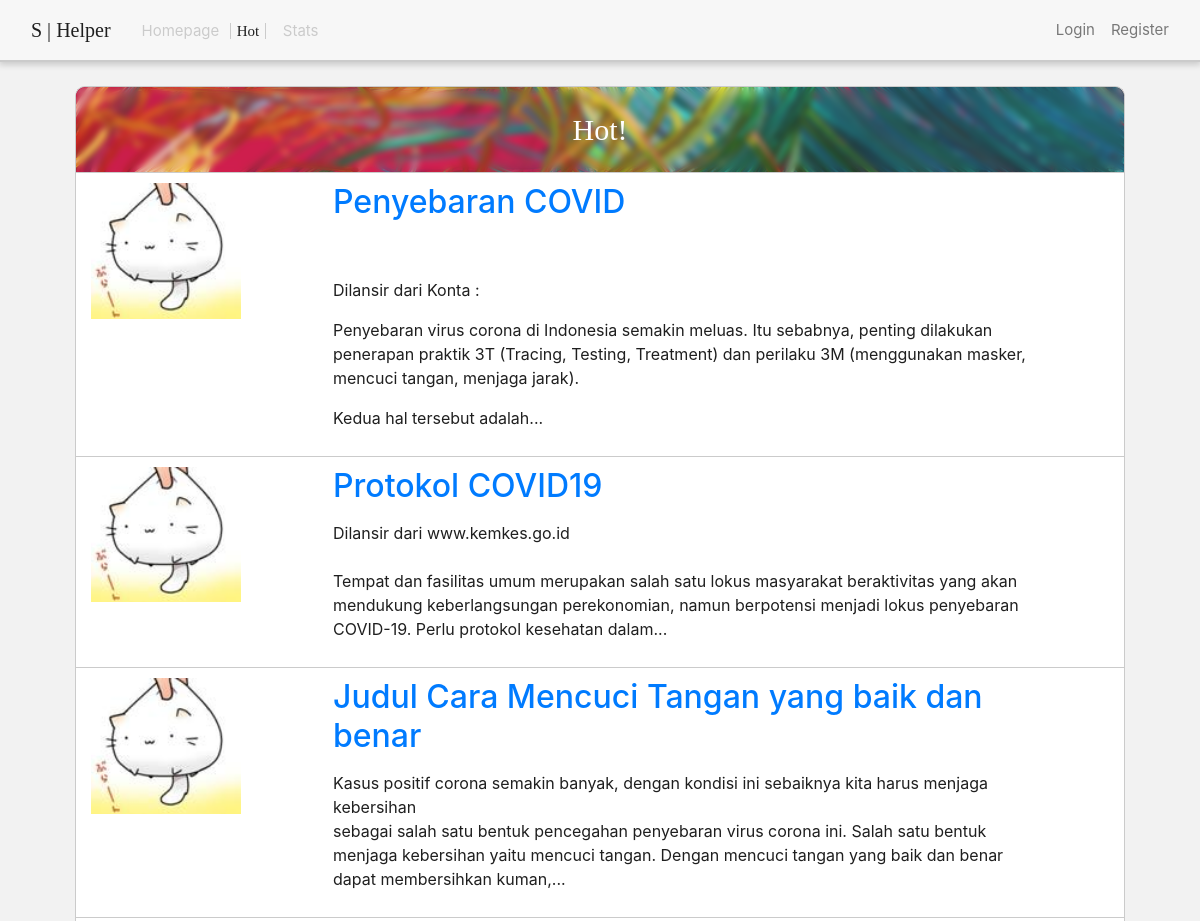
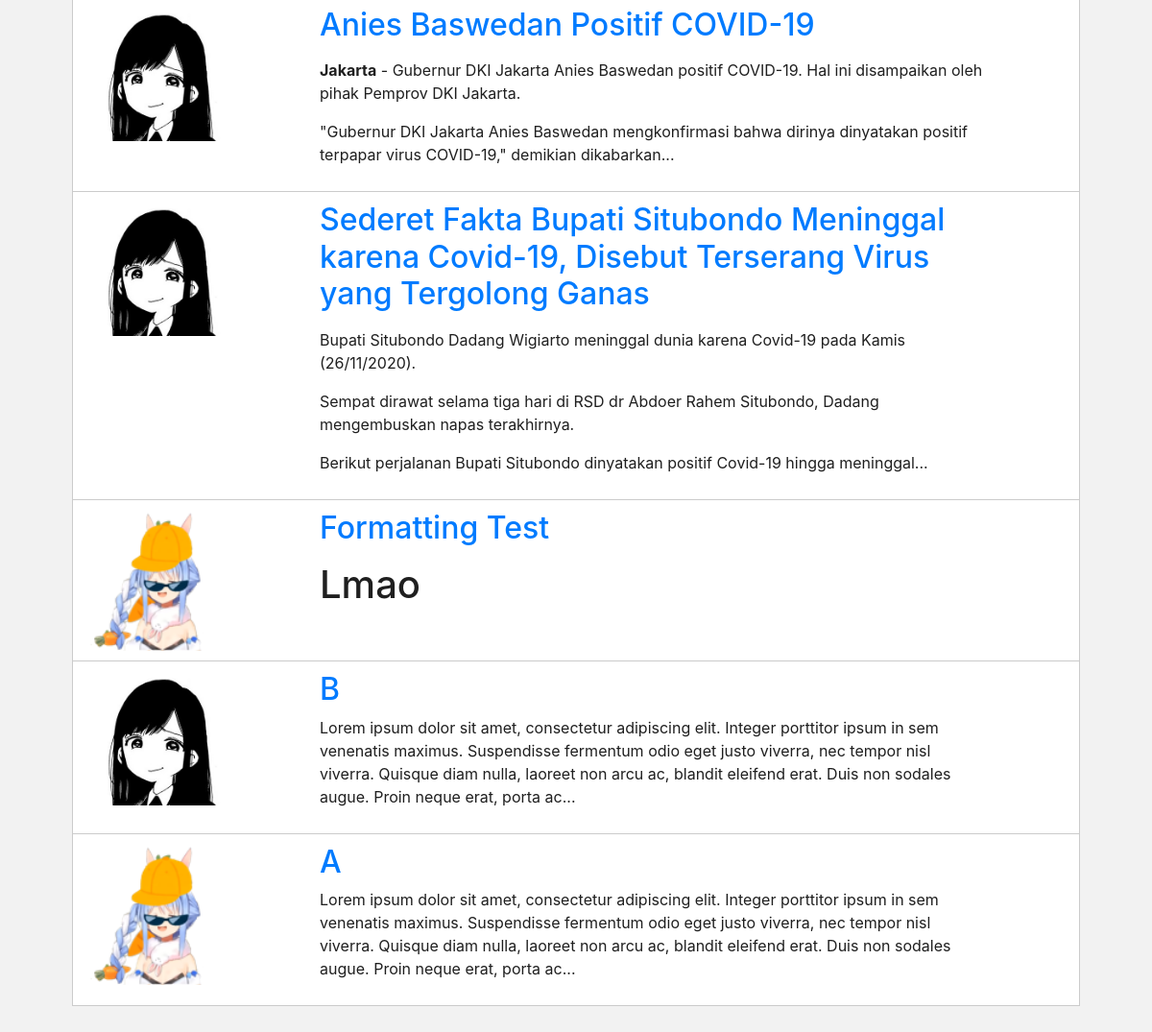
The app's page /hot with its own data (2 pictures, top to bottom).
### hub/models.py (models this page shows, shortened)
class Post(db.Model):
    id = db.Column(db.Integer, primary_key=True)
    title = db.Column(db.String(100), nullable=False)
    date_posted = db.Column(db.DateTime, nullable=False, default=datetime.utcnow)
    content = db.Column(db.Text, nullable=False)
    user_id = db.Column(db.Integer, db.ForeignKey('user.id'), nullable=False)

class User(db.Model, UserMixin):
    id = db.Column(db.Integer, primary_key=True)
    username = db.Column(db.String(20), unique=True, nullable=False)
    email = db.Column(db.String(120), unique=True, nullable=False)
    image_file = db.Column(db.String(20), nullable=False, default='default.jpg')
    password = db.Column(db.String(60), nullable=False)
    posts = db.relationship('Post', backref='author', lazy=True)

### hub/routes.py (the view)
@app.route('/hot')
def hot():
    return render_template(
        'hot.html',
        posts = Post.query.order_by(Post.date_posted.desc()).all(),
        )

### hub/templates/hot.html
{% extends 'no_sidebar.index.html' %}
{% block navbar %}
	<div class="cpx-15 button_cont">
		<a class="button_txt right_mar sf_semibold_sel dehigh" href="{{ url_for('front') }}">Homepage</a>
		<a class="button_txt middle_mar dehigh sf_semibold_sel button_txt sf_semibold_sel right_mar sf_semibold black_1f" href="{{ url_for('hot') }}">Hot</a>
		<a class="button_txt dehigh sf_semibold_sel left_mar" href="{{ url_for('stats') }}">Stats</a>
	</div>
{% endblock %}
{% block body %}
<div class="pt7-sh">
	<div class="hot_bgbg">
		<div class="backgore3 imag_pudding2 text-center">
			<p class="sf_semibold font_30 mb-0px white_font">Hot!</p>
		</div>
	</div>
    {% for post in posts %}
        <article class="media posts_bg row">
          <div class="col-md-3">
          	<img class="article_image" src="{{ url_for('static', filename='profile_pics/' + post.author.image_file) }}">
          </div>
          <div class="col-md-9">
            <h2><a class="" href="{{ url_for('post', post_id=post.id) }}">{{ post.title }}</a></h2>
            <p class="">{{ post.content | truncate(300) | safe  }}</p>
           </div>
        </article>
    {% endfor %}
</div>
{% endblock %}

### hub/static/customCss/shelper.css (style rules this page uses)
body { font-family: "SF Pro Display"; background-color: #F2F2F2; color: #1F1F1F; }
.button_txt { font-size: 15px; text-decoration: none; color: #787878; }
.button_cont { border: 1px solid rgba(203, 203, 203, 0); }
.cpx-15 { padding-right: 15px; padding-left: 15px; border-radius: 5px; }
.dehigh { color: #CBCBCB; }
.middle_mar { padding-right: 6px; padding-left: 6px; border-left: 1px solid #CBCBCB; border-right: 1px solid #CBCBCB; transition: 0.3s; }
.left_mar { margin-left: 6px; transition: 0.3s; }
.right_mar { margin-right: 6px; transition: 0.3s; }
.sf_semibold { color: #1F1F1F; text-decoration: none; font-family: "SF Pro Display Semibold"; }
.mb-0px { margin-bottom: 0px; }
.white_font { color: #FFFFFF; }
.pt7-sh { padding-top: 5.4rem; }
.posts_bg { background-color: white; border: 1px solid #CBCBCB; padding: 10px 80px 10px 0px; margin: 0px 0px -1px 0px; }
.font_30 { font-size: 30px; }
.imag_pudding2 { padding: 20px 50px 20px 50px; }
.backgore3 { background-color: rgba(200, 200, 200, 0.15); backdrop-filter: blur(3px); border-top-right-radius:10px; border-top-left-radius:10px; }
.article_image { width: 150px }
.hot_bgbg { background-image: url('/static/image/third.jpg'); border-top-right-radius:10px; border-top-left-radius:10px; background-size: 1300px 500px; background-repeat: no-repeat; background-position: center; border: 1px solid #CBCBCB; border-bottom: none; }

### records on screen
Post: image_file (picture), title "Penyebaran COVID", content "Dilansir dari Konta : Penyebaran virus corona di Indonesia semakin meluas. Itu sebabnya, penting dilakukan penerapan praktik 3T (Tracing, Testing, Treatment) dan perilaku 3M (menggunakan masker, mencuci tangan, menjaga jarak). Kedua hal tersebut adalah..."
Post: image_file (picture), title "Protokol COVID19", content "Dilansir dari www.kemkes.go.id Tempat dan fasilitas umum merupakan salah satu lokus masyarakat beraktivitas yang akan mendukung keberlangsungan perekonomian, namun berpotensi menjadi lokus penyebaran COVID-19. Perlu protokol kesehatan dalam..."
Post: image_file (picture), title "Judul Cara Mencuci Tangan yang baik dan benar", content "Kasus positif corona semakin banyak, dengan kondisi ini sebaiknya kita harus menjaga kebersihan sebagai salah satu bentuk pencegahan penyebaran virus corona ini. Salah satu bentuk menjaga kebersihan yaitu mencuci tangan. Dengan mencuci tangan yang baik dan benar dapat membersihkan kuman,..."
Post: image_file (placeholder picture), title "Anies Baswedan Positif COVID-19", content "Jakarta - Gubernur DKI Jakarta Anies Baswedan positif COVID-19. Hal ini disampaikan oleh pihak Pemprov DKI Jakarta. \"Gubernur DKI Jakarta Anies Baswedan mengkonfirmasi bahwa dirinya dinyatakan positif terpapar virus COVID-19,\" demikian dikabarkan..."
Post: image_file (placeholder picture), title "Sederet Fakta Bupati Situbondo Meninggal karena Covid-19, Disebut Terserang Virus yang Tergolong Ganas", content "Bupati Situbondo Dadang Wigiarto meninggal dunia karena Covid-19 pada Kamis (26/11/2020). Sempat dirawat selama tiga hari di RSD dr Abdoer Rahem Situbondo, Dadang mengembuskan napas terakhirnya. Berikut perjalanan Bupati Situbondo dinyatakan positif Covid-19 hingga meninggal..."
Post: image_file (picture), title "Formatting Test", content "Lmao"
Post: image_file (placeholder picture), title "B", content "Lorem ipsum dolor sit amet, consectetur adipiscing elit. Integer porttitor ipsum in sem venenatis maximus. Suspendisse fermentum odio eget justo viverra, nec tempor nisl viverra. Quisque diam nulla, laoreet non arcu ac, blandit eleifend erat. Duis non sodales augue. Proin neque erat, porta ac..."
Post: image_file (picture), title "A", content "Lorem ipsum dolor sit amet, consectetur adipiscing elit. Integer porttitor ipsum in sem venenatis maximus. Suspendisse fermentum odio eget justo viverra, nec tempor nisl viverra. Quisque diam nulla, laoreet non arcu ac, blandit eleifend erat. Duis non sodales augue. Proin neque erat, porta ac..."
